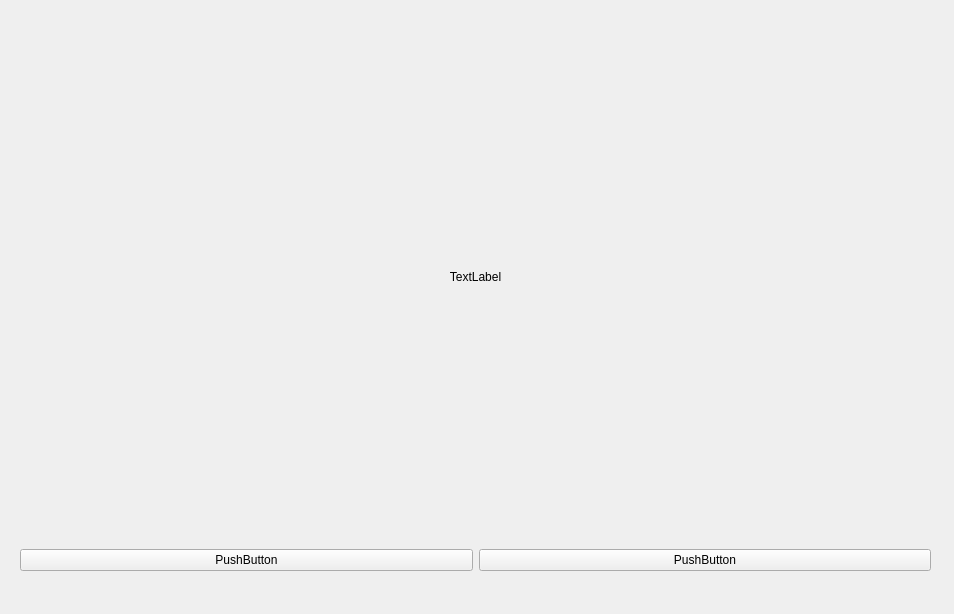
<?xml version="1.0" encoding="UTF-8"?>
<ui version="4.0">
 <class>Quheibian</class>
 <widget class="QWidget" name="Quheibian">
  <property name="geometry">
   <rect>
    <x>0</x>
    <y>0</y>
    <width>954</width>
    <height>614</height>
   </rect>
  </property>
  <property name="windowTitle">
   <string>Form</string>
  </property>
  <widget class="QWidget" name="horizontalLayoutWidget">
   <property name="geometry">
    <rect>
     <x>20</x>
     <y>10</y>
     <width>911</width>
     <height>561</height>
    </rect>
   </property>
   <layout class="QHBoxLayout" name="horizontalLayout">
    <item>
     <layout class="QVBoxLayout" name="verticalLayout_2">
      <item>
       <widget class="QLabel" name="label">
        <property name="text">
         <string>TextLabel</string>
        </property>
        <property name="alignment">
         <set>Qt::AlignCenter</set>
        </property>
       </widget>
      </item>
      <item>
       <layout class="QHBoxLayout" name="horizontalLayout_2">
        <item>
         <widget class="QPushButton" name="pushButton_2">
          <property name="text">
           <string>PushButton</string>
          </property>
         </widget>
        </item>
        <item>
         <widget class="QPushButton" name="pushButton">
          <property name="text">
           <string>PushButton</string>
          </property>
         </widget>
        </item>
       </layout>
      </item>
     </layout>
    </item>
   </layout>
  </widget>
 </widget>
 <resources/>
 <connections/>
</ui>
